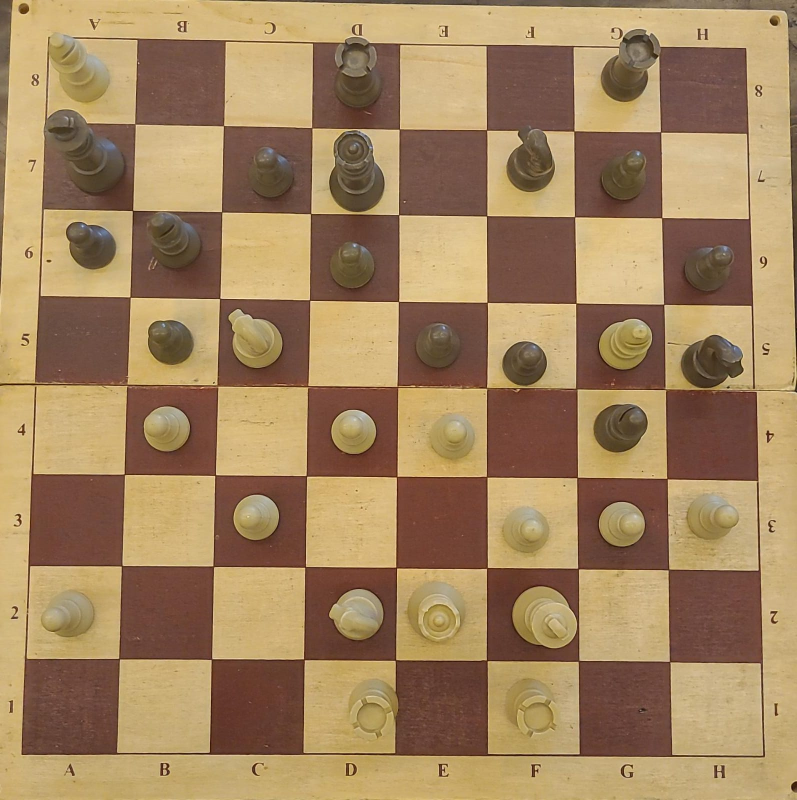
#> input picture SHAY_2.jpeg, 1593 x 1600 px (shown at 1/2 size)
$ python create_data.py
#> lines starting #> are read from the running program, lines starting #| are printed output that depends on the picture
import math
import os
import random

import cv2
import np as np
import numpy as np
from sympy import symbols, solve

HORIZONTAL = 1
VERTICAL = 0
IMG_SIZE = 800

'''
creat the 64 squares

@:param img -> chess board image
@:param raws ->  an array of arrays. each inner array represents a row of points
@:return squares -> a dictionary of 64 squares, each represented by 4 P(x,y)
'''


# [30 lines left out: function creat_squares, not called in this run]


'''

classifies sqrs into different folders, getting the dataset ready.
@:param resized_perspective -> a sqr ready to be sent to dataset

for manual classification-
BLACK 1
WHITE 0
EMPTY 0 || PAWN 1 || BISHOP 2 || KNIGHT 3 || ROOK 5 || QUEEN 9 || KING 7

'''


# [38 lines left out: function manual_sqr_classifier, not called in this run]


'''
highlights a chosen square

@:param img -> chess board image
@:param sqr -> coordination of square in image
@:param color - > color to highlight square
@:return img -> chess board with the highlighted square drawn on it
'''


# [4 lines left out: function draw_sqr, not called in this run]


'''
draws a move, represented by highlighting the origin(in RED) and destination(in GREEN)
squares, while drawing an arrow in between

@:param img -> chess board image
@:param origin_sqr -> coordination of the origin square in image
@:param destination_sqr -> coordination of the destination square in image
@:return img -> chess board image with the move drawn on it
'''


# [5 lines left out: function draw_move, not called in this run]


'''
draws an arrow between 2 squares

@:param img -> chess board image
@:param origin_sqr -> coordination of the origin square in image
@:param destination_sqr -> coordination of the destination square in image
@:return img -> chess board image with the arrow drawn on it
'''


# [28 lines left out: function draw_arrow, not called in this run]


'''
converts 4 P(x,y) into an Equilateral square

@:param img -> chess board image
@:param square -> represented by 4 P(x,y)
@:return equilateral_square -> equilateral square of the given square
'''


# [26 lines left out: function perspective, not called in this run]


'''
sorts the points of the line intersections,
ordered by Y coordinates followed by X coordinates.
0.....9
.......
72...81
@:param points -> points if line intersections
@:return rows -> an array of arrays. each inner array represents a row of points
'''


# [18 lines left out: function sort_points, not called in this run]


'''
opens a window, showing the given image
@:param img -> the image to show
'''


def show(img):
    cv2.imshow(str(img), img)
    cv2.waitKey(0)


'''
resizes the given image, with respect to the given scale
@:param img -> the image to show
@:param scale -> scale
'''


def resize_img(img, scale):
    resized = cv2.resize(img, (int(scale), int(scale)))
    return resized


'''
convert the image into a grayed-blurred state

@:param img -> an image, loaded using cv2.imread()
@:return gray_blur -> the image at a grayed-blurred state
'''


def gray_blur(img):
    gray = cv2.cvtColor(img, cv2.COLOR_BGR2GRAY)
    gray_blur = cv2.blur(gray, (5, 5))
    return gray_blur


'''
reads an image

@:param file -> the 'path' of the image
@:return img -> the image, ready to be shown
'''


# Read image and do lite image processing
def read_img(file):
#> called with file = 'SHAY_2.jpeg'
    img = cv2.imread(str(file), 1)
#> img is the input picture: shape (1600, 1593, 3); mean B, G, R 94.6, 132.1, 162.2
    return img


'''
finds edges in a given image using  cv2.Canny

@:param img -> an image, loaded using cv2.imread()
@:return edged -> the edges on image, calculated using cv2.Canny()
'''


def canny_edge(img, sigma=0.33):
    v = np.median(img)
    lower = int(max(0, (1.0 - sigma) * v))
    upper = int(min(255, (1.0 + sigma) * v))
    edged = cv2.Canny(img, lower, upper)
    # c_edges = cv2.Canny(img, 190, 200)
    return edged


'''
finds straight lines in a given cv2.Canny() output (edges in original image).
draws the lines on original given image

@:param img -> an image, loaded using cv2.imread()
@:param edges -> the edges on image, calculated using cv2.Canny()

@:return h_lines -> horizontal lines
@:return v_lines -> vertical lines
@:return img -> the original given image, with the drawn lines on it
'''


def hough_line(edges, img):
    lines = cv2.HoughLines(edges, 1, np.pi / 180, 200)

    h_lines = {}
    v_lines = {}

    cartesian_lines_list = polar_to_cartesian(lines)
    for cartesian_line in cartesian_lines_list:

        x1 = cartesian_line[0]
        y1 = cartesian_line[1]
        x2 = cartesian_line[2]
        y2 = cartesian_line[3]
        r = cartesian_line[4]
        theta = cartesian_line[5]

        print("x1", x1, "////////", "y1", y1, "/////", "x2", x2, "//////", "y2", y2)
        exists = False
        if theta < np.pi / 4 or theta > np.pi - np.pi / 4:
            print("v")
            #  TODO - replace code with 'is_close_line_exists' function

            for line in v_lines.values():
                if math.isclose(line[0][0], x1, abs_tol=50) or \
                        math.isclose(line[1][0], x2, abs_tol=50):
                    exists = True

            if not exists:
                cv2.line(img, (x1, y1), (x2, y2), (0, 0, 255), 2)
                show(img)
                v_lines[(r, theta)] = [(x1, y1), (x2, y2)]
        else:
            print("h")
            for line in h_lines.values():
                #  TODO - replace code with 'is_close_line_exists' function

                if math.isclose(line[0][1], y1, abs_tol=50) or \
                        math.isclose(line[1][1], y2, abs_tol=50):
                    exists = True

            if not exists:
                cv2.line(img, (x1, y1), (x2, y2), (0, 255, 80), 2)
                show(img)
                # h_lines.append((r, theta))
                h_lines[(r, theta)] = [(x1, y1), (x2, y2)]

    cv2.imwrite('linesDetected.jpg', img)

    return h_lines, v_lines, img


'''
changes the lines from a polar representation into a cartesian representation

@:param lines -> lines -> a cv2.HoughLines output lines. polar representation (r, theta)

@:return cartesian_lines_list -> the given lines, cartesian representation ( r, theta are saved)
line = [x1, y1, x2, y2, r, theta]
'''


def polar_to_cartesian(lines):
    cartesian_lines_list = []
    for r_theta in lines:
        arr = np.array(r_theta[0], dtype=np.float64)
        r, theta = arr
        # Stores the value of cos(theta) in a
        a = np.cos(theta)
        # Stores the value of sin(theta) in b
        b = np.sin(theta)
        # x0 stores the value rcos(theta)
        x0 = a * r
        # y0 stores the value rsin(theta)
        y0 = b * r
        # x1 stores the rounded off value of (rcos(theta)-1000sin(theta))
        x1 = int(x0 + IMG_SIZE * (-b))
        # y1 stores the rounded off value of (rsin(theta)+1000cos(theta))
        y1 = int(y0 + IMG_SIZE * (a))
        # x2 stores the rounded off value of (rcos(theta)+1000sin(theta))
        x2 = int(x0 - IMG_SIZE * (-b))
        # y2 stores the rounded off value of (rsin(theta)-1000cos(theta))
        y2 = int(y0 - IMG_SIZE * (a))

        new_car_line = [x1, y1, x2, y2, r, theta]
        cartesian_lines_list.append(new_car_line)

    return cartesian_lines_list


'''
checks if there is already an exists close line.
( cv2.HoughLines might detect a line as a few close lines.
the method "converts" the bach of lines into a single line)

@:param v_or_h_lines -> list of existing lines
@:param x1, y1, x2, y2, r, theta -> new line.

@:return h_lines -> horizontal lines
@:return v_lines -> vertical lines
@:return img -> the original given image, with the drawn lines on it
'''


# [15 lines left out: function is_close_line_exists, not called in this run]


'''
add a bach of new lines to old lines

@:param old_lines -> bach of new lines represented by
#  [{'new_x1': 226, 'new_y1': 801, 'new_x2': 239, 'new_y2': -798},

@:param new_lines -> bach of existing-old, lines represented by
#  [[(-800, 24), (799, 51)], [(-800, 665),

@:return old_lines -> old lines with new line all together
'''


def add_lines(old_lines, new_lines):
    for i, new_line in enumerate(new_lines):
        new = [1, 1]
        new[0] = (new_line['new_x1'], new_line['new_y1'])
        new[1] = new_line['new_x2'], new_line['new_y2']
        old_lines[i] = new

    return old_lines


'''
finds straight lines in a given cv2.Canny() output (edges in original image).
draws the lines on original given image

@:param h_lines -> HORIZONTAL lines
@:param v_lines -> VERTICAL lines
@:param img -> given image

@:return points -> list of points of intersection between the HORIZONTAL and VERTICAL lines
'''


def line_intersections(h_lines, v_lines, img):
    h_lines_linear_eq = []
    v_lines_linear_eq = []
    points = []

    for line in h_lines:
        new_line_linear_eq = from_xy_to_linear_eq(line)
        h_lines_linear_eq.append(new_line_linear_eq)

    for line in v_lines:
        new_line_linear_eq = from_xy_to_linear_eq(line)

        v_lines_linear_eq.append(new_line_linear_eq)

    for h_line in h_lines_linear_eq:
        for v_line in v_lines_linear_eq:
            x, y = point_inter(h_line, v_line)

            if (x and y) != np.Infinity:
                points.append([x, y])
                cv2.circle(img, (int(x), int(y)), radius=5, color=(255, 0, 0), thickness=-1)
                show(img)
                print('point!!', int(x), int(y))
    return points


'''
finds point of intersection between two given lines

@:param line1 -> line 1
@:param line2 -> line 2

@:return point_x -> x of point
@:return point_y -> y of point

returns --np.Infinity, np.Infinity-- only if the point of intersection is
out of the scope fo the IMG_SIZE
'''


def point_inter(line1, line2):
    m1 = line1[2]
    n1 = line1[3]

    m2 = line2[2]
    n2 = line2[3]

    x = symbols('x')
    expr = (m1 * x) + n1 - (m2 * x) - n2

    try:
        point_x = int(solve(expr)[0])
        point_y = int(solve(expr)[0] * m1 + n1)

        if (point_x <= IMG_SIZE) or (point_y <= IMG_SIZE):
            print('POINT AT-->', point_x, point_y)
            return point_x, point_y
        else:
            print("NO POINT, TOO BIG")
            print('POINT AT-->', point_x, point_y)


            return np.Infinity, np.Infinity

    except:
        print("NO POINT out of range")
        return np.Infinity, np.Infinity


'''
converts a line, represented by 2 (x,y) points, to a linear equation

@:param line -> a line, represented by 2 (x,y) points
@:return h_or_v_lines_cartes -> the given line, represented as a linear equation [ x, y, m, n ]
'''


def from_xy_to_linear_eq(line):
    x1 = line[0][0]
    y1 = line[0][1]
    x2 = line[1][0]
    y2 = line[1][1]

    if x1 == x2:
        m = (y2 - y1) / (x2 - x1 + 1)
    else:
        m = (y2 - y1) / (x2 - x1)
    n = y1 - (m * x1)
    h_or_v_lines_cartes = [int(x1), int(y1), int(m), int(n)]
    return h_or_v_lines_cartes


'''
collects gaps lengths using  find_specified_gaps()
determent the side's length of the common square

@:param h_lines -> horizontal lines
@:param v_lines -> vertical lines

@:return final_square_length -> the side's length of an average square
@:return all_gaps -> a dictionary that holds the gaps between the edges of the line
  e.g -> all_gaps['h_lines_left'] : [ 23, 43, 43] ...
'''


def determine_square_length(h_lines, v_lines):
    # v
    top = [0, 0]
    down = [1, 0]

    # h
    right = [0, 1]
    left = [1, 1]

    gaps_sum = {}
    all_gaps = {}
    v_top, v_top_amount, all_gaps['v_lines_top'] = find_gaps(v_lines, top)
    if v_top in gaps_sum.keys():
        gaps_sum[v_top] += v_top_amount
    else:
        gaps_sum[v_top] = v_top_amount

    v_down, v_down_amount, all_gaps['v_lines_down'] = find_gaps(v_lines, down)
    if v_down in gaps_sum.keys():
        gaps_sum[v_down] += v_down_amount
    else:
        gaps_sum[v_down] = v_down_amount

    h_right, h_right_amount, all_gaps['h_lines_right'] = find_gaps(h_lines, right)
    if h_right in gaps_sum.keys():
        gaps_sum[h_right] += h_right_amount
    else:
        gaps_sum[h_right] = h_right_amount

    h_left, h_left_amount, all_gaps['h_lines_left'] = find_gaps(h_lines, left)
    if h_left in gaps_sum.keys():
        gaps_sum[h_left] += h_left_amount
    else:
        gaps_sum[h_left] = h_left_amount

    final_square_length = max(gaps_sum, key=gaps_sum.get)

    return final_square_length, all_gaps


'''
collects gaps lengths using  find_specified_gaps()
determines the side's length of an average square

@:param v_or_h_lines -> horizontal lines or vertical lines
@:param gap_category -> right or left, up or down

@:return current_best_gap -> the most common gap
@:return current_max -> how many times appeared
@:return gaps_list -> a dictionary that holds the gaps between the [gap_category] edges of the lines [v_or_h_lines]
  e.g -> all_gaps['h_lines_left'] : [ 23, 43, 43] ...
'''
#  TODO to add a similar method that finds missing line on the edge of the image.


def find_gaps(v_or_h_lines, gap_category):
    edge = gap_category[0]
    x_or_y = gap_category[1]

    sorter = lambda x: (x[edge][x_or_y])
    v_or_h_lines_sorted = sorted(v_or_h_lines, key=sorter)
    print(v_or_h_lines_sorted)

    gaps_list = []
    gaps_groups = {}
    for i, x in enumerate(v_or_h_lines_sorted):

        if i + 1 < len(v_or_h_lines_sorted):  # just to enable the check.
            new_gap = abs(x[edge][x_or_y] - v_or_h_lines_sorted[i + 1][edge][x_or_y])
            gaps_list.append(new_gap)
            gap_group_exists = False
            for gap_range in gaps_groups.keys():

                abs_tol = gap_range / 10
                if math.isclose(gap_range, new_gap, abs_tol=abs(abs_tol)):
                    gap_group_exists = True
                    gaps_groups[gap_range].append(new_gap)

            if not gap_group_exists:
                gaps_groups[new_gap] = [new_gap]

    current_max = 0
    current_best_gap = 0
    for gap_range in gaps_groups.values():
        if len(gap_range) > current_max:
            current_best_gap = np.mean(gap_range)
            current_max = len(gap_range)

    return current_best_gap, current_max, gaps_list


'''
finds and draws the missing lines accused by line gaps.

@:param img -> an image, loaded using cv2.imread()
@:param gaps -> dictionary of line gaps
@:param square_length -> dictionary of line gaps
@:param h_or_v_lines -> dictionary of line gaps
@:param h_or_v -> VERTICAL or HORIZONTAL

@:return founded_lines -> founded missing lines
'''


def find_missing_line_gaps(img, gaps, square_length, h_or_v_lines, h_or_v):
    sorter = lambda x: (x[0][h_or_v])
    lines_sorted = sorted(h_or_v_lines.values(), key=sorter)

    if h_or_v == VERTICAL:
        str_h_or_r = 'v_lines_top'
    else:
        str_h_or_r = 'h_lines_right'

    new_lines = []
    founded_lines = []
    for i, gap in enumerate(gaps[str_h_or_r]):
        if not math.isclose(gap, square_length, abs_tol=square_length / 2):

            missing_squares = int(gap / square_length)
            print('missing_squares', missing_squares)
            print(f"{i} is problematic{h_or_v}")
            print('gap', gap, 'square_length', square_length, 'square_length/3', square_length / 3)

            for j in range(missing_squares):
                f_x1 = lines_sorted[i][0][0]
                f_y1 = lines_sorted[i][0][1]
                f_x2 = lines_sorted[i][1][0]
                f_y2 = lines_sorted[i][1][1]

                s_x1 = lines_sorted[i + 1][0][0]
                s_y1 = lines_sorted[i + 1][0][1]
                s_x2 = lines_sorted[i + 1][1][0]
                s_y2 = lines_sorted[i + 1][1][1]

                new_lines = find_lines_location_in_gaps(h_or_v, gap, square_length, f_x1, f_y1, f_x2, f_y2,
                                                        abs(s_x1), s_y1, s_x2, s_y2)

            for line in new_lines:
                color = (random.randint(0, 255), random.randint(0, 255), random.randint(0, 255))
                cv2.line(img, (line['new_x1'], line['new_y1']), (line['new_x2'], line['new_y2']), color, 5)
                founded_lines.append(line)

    return founded_lines


'''
finds desired lines location in a gap

@:param h_or_v -> VERTICAL or HORIZONTAL
@:param gap -> a gap's length
@:param square_length -> dictionary of line gaps

@:param f_x1 -> first line, first edge, X coordinate
@:param f_y1 -> first line, first edge, Y coordinate
@:param f_x2 -> first line, second edge, X coordinate
@:param f_y2 -> first line, second edge, Y coordinate

@:param s_x1 -> second line, first edge, X coordinate
@:param s_y1 -> second line, first edge, Y coordinate
@:param s_x2 -> second line, second edge, X coordinate
@:param s_y2 -> second line, second edge, Y coordinate


@:return h_lines -> horizontal lines
@:return v_lines -> vertical lines
@:return img -> the original given image, with the drawn lines on it
'''


def find_lines_location_in_gaps(h_or_v, gap, square_length, f_x1, f_y1, f_x2, f_y2, s_x1, s_y1, s_x2, s_y2):
    inner_squares = round(gap / square_length)
    lines_locations = []
    print('inner_squares', inner_squares)
    for i in range(inner_squares - 1):

        if h_or_v == HORIZONTAL:

            new_x1 = f_x1
            new_x2 = s_x1
            new_y1 = (f_y1 + s_y1) * ((i + 1) / inner_squares)
            new_y2 = (f_y2 + s_y2) * ((i + 1) / inner_squares)

        else:

            new_y1 = np.mean([f_y1, s_y1])
            new_y2 = np.mean([f_y2, s_y2])
            if new_y1 < 0 and new_y2 < 0:
                new_y2 = IMG_SIZE

            new_x1 = f_x1 + (s_x1 - f_x1) * ((i + 1) / inner_squares)
            new_x2 = f_x2 + (s_x2 - f_x2) * ((i + 1) / inner_squares)

        new_line = {'new_x1': int(new_x1), 'new_y1': int(new_y1), 'new_x2': int(new_x2), 'new_y2': int(new_y2)}

        lines_locations.append(new_line)

    return lines_locations


img = read_img('SHAY_2.jpeg')
resized = resize_img(img, IMG_SIZE)
#> in resize_img, `resized = cv2.resize(img, (int(scale), int(scale)))`:
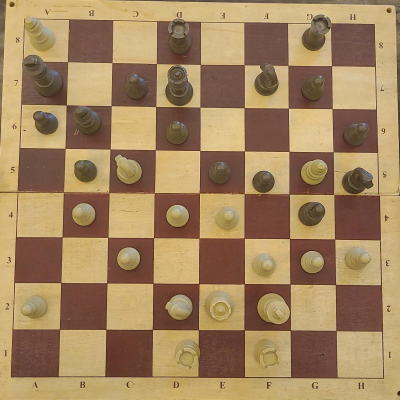
#> resized: shape (800, 800, 3) (shown at 1/2 size); mean B, G, R 94.6, 132.2, 162.2
cv2.circle(resized, (int(-200), int(-200)), radius=50, color=(255, 0, 0), thickness=-1)

show(resized)

print(resized.shape)
#| (800, 800, 3)
gray_blur = gray_blur(resized)
#> in gray_blur, `gray = cv2.cvtColor(img, cv2.COLOR_BGR2GRAY)`:
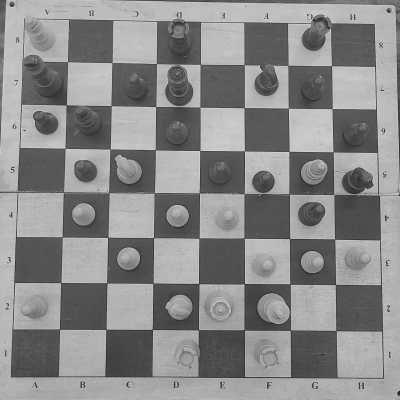
#> gray: shape (800, 800) (shown at 1/2 size); min 18, max 233, mean 136.9
edges = canny_edge(gray_blur)
#> in canny_edge, `v = np.median(img)`: v = 156
#> in canny_edge, `lower = int(max(0, (1.0 - sigma) * v))`: lower = 104
#> in canny_edge, `upper = int(min(255, (1.0 + sigma) * v))`: upper = 207
#> in canny_edge, `edged = cv2.Canny(img, lower, upper)`:
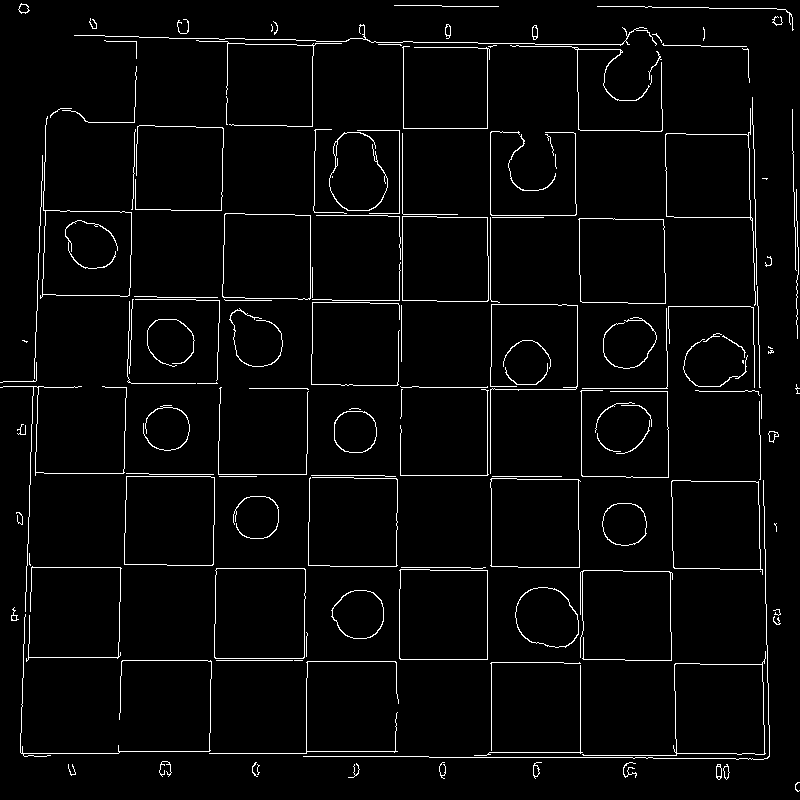
#> edged: shape (800, 800); 3.2% white in thin lines or dots

h_lines, v_lines, img2 = hough_line(edges, resized)
#> in hough_line, `lines = cv2.HoughLines(edges, 1, np.pi / 180, 200)`: lines = 21 rows, first 8: [34, 1.59], [293, 1.59], [487, 0], [-660, 3.12], [490, 0], [46, 0.0349], [753, 1.57], [209, 1.59]
#> the loop in polar_to_cartesian, `for r_theta in lines:` made 21 passes
#> (r, theta, a, b, x0, y0, x1, y1) on passes 1 to 8: (34, 1.59, -0.0175, 1, -0.593, 33.99, -800, 20), (293, 1.59, -0.0175, 1, -5.11, 293, -804, 278), (487, 0, 1, 0, 487, 0, 487, 800), (-660, 3.12, -1, 0.0175, 659.9, -11.52, 645, -811), (490, 0, 1, 0, 490, 0, 490, 800), (46, 0.0349, 0.999, 0.0349, 45.97, 1.61, 18, 801), (753, 1.57, -4.37e-08, 1, -3.29e-05, 753, -800, 752), (209, 1.59, -0.0175, 1, -3.65, 209, -803, 195)
#> after the loop in polar_to_cartesian, `for r_theta in lines:`: cartesian_lines_list = 21 items, first 6: [-800, 20, 799, 47, 34, 1.59], [-804, 278, 794, 306, 293, 1.59], [487, 800, 487, -800, 487, 0], [645, -811, 673, 788, -660, 3.12], [490, 800, 490, -800, 490, 0], [18, 801, 73, -797, 46, 0.0349]
#> the loop in hough_line, `for cartesian_line in cartesian_lines_list: ` made 21 passes
#> (printed output is left out)
#> pass 1, in show (call 2), `cv2.imshow(str(img), img)`:
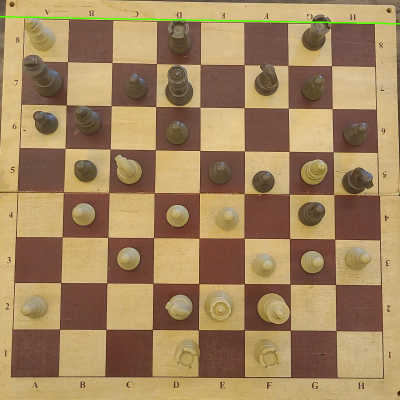
#> window '[[[ 58  76  93]\n  [ 56  76  93': shape (800, 800, 3) (shown at 1/2 size); mean B, G, R 94.1, 132.5, 161.8
#> pass 2, in show (call 3), `cv2.imshow(str(img), img)`:
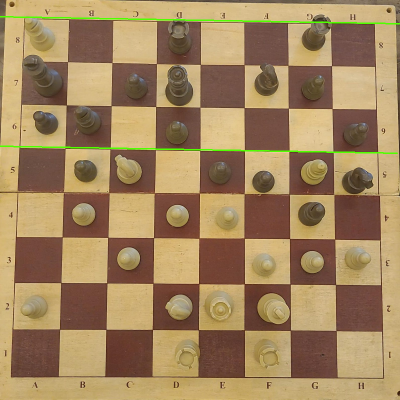
#> window '[[[ 58  76  93]\n  [ 56  76  93': shape (800, 800, 3) (shown at 1/2 size); mean B, G, R 93.7, 132.9, 161.4
#> after the loop in hough_line, `for cartesian_line in cartesian_lines_list:`:
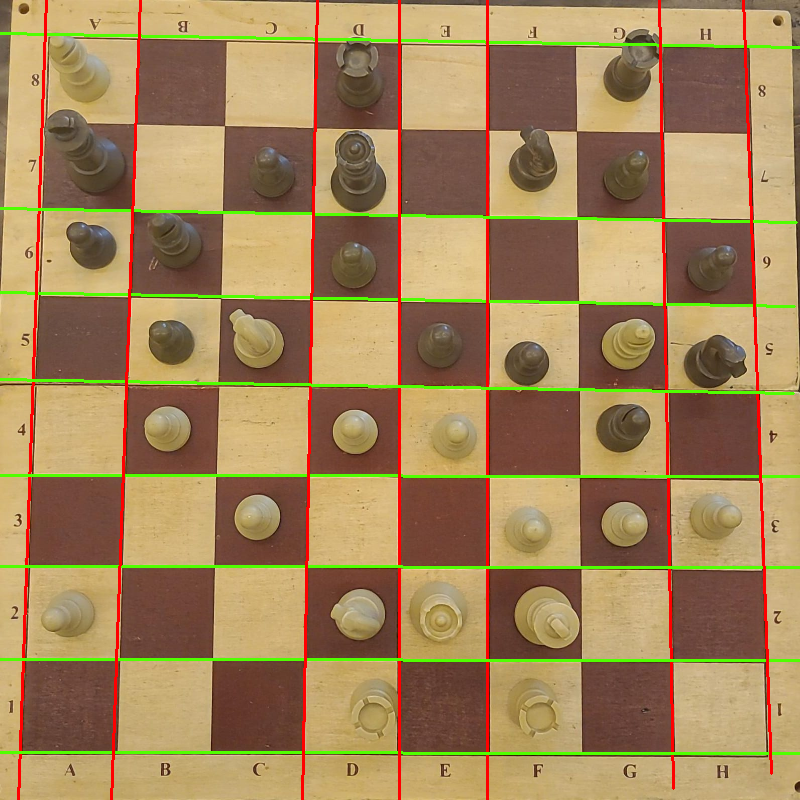
#> img: shape (800, 800, 3); mean B, G, R 89.5, 132.6, 162.3
#> after the loop in hough_line, `for cartesian_line in cartesian_lines_list:`: h_lines = 8 items; v_lines = 7 items
#> h_lines = 8 items; v_lines = 7 items
#> (the rest of the program and of its run is left out)
